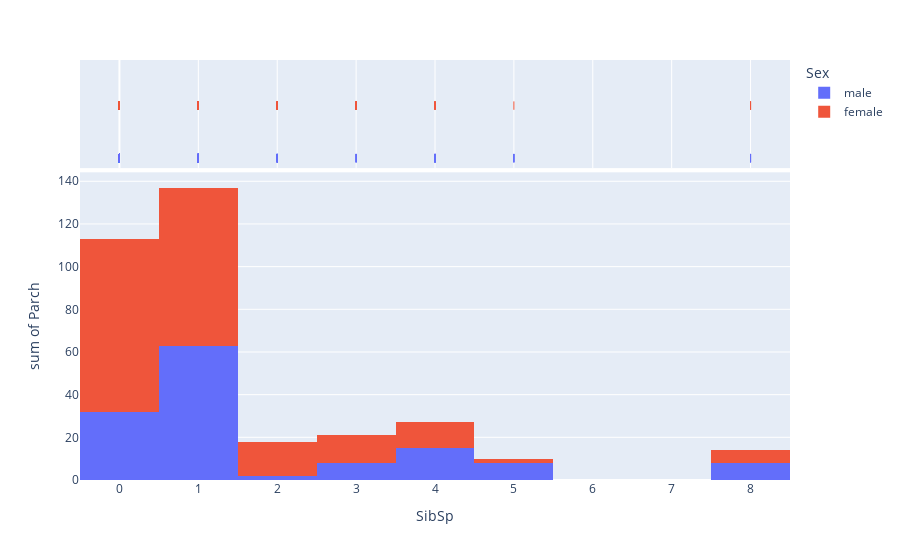

Notebook cell for this chart:
### Code cell
fig = px.histogram(df_train, x='SibSp', y='Parch', color='Sex', marginal='rug', hover_data=df_train.columns)
fig.show()

### Figure 1 — Plotly figure (JSON) as saved in the notebook; plotly's stock layout.template omitted (floating-point values rounded to 4 significant figures; data arrays with more than 128 entries replaced by an {"elided": "..."} marker saying what was removed)
{"data": [{"alignmentgroup": "True", "bingroup": "x", "histfunc": "sum", "hovertemplate": "Sex=male<br>SibSp=%{x}<br>sum of Parch=%{y}<extra></extra>", "legendgroup": "male", "marker": {"color": "#636efa", "pattern": {"shape": ""}}, "name": "male", "offsetgroup": "male", "orientation": "v", "showlegend": true, "type": "histogram", "x": {"elided": "577 int values"}, "xaxis": "x", "y": {"elided": "577 int values"}, "yaxis": "y"}, {"alignmentgroup": "True", "boxpoints": "all", "customdata": {"elided": "577x12 mixed values"}, "fillcolor": "rgba(255,255,255,0)", "hoveron": "points", "hovertemplate": "Sex=%{customdata[4]}<br>SibSp=%{x}<br>PassengerId=%{customdata[0]}<br>Survived=%{customdata[1]}<br>Pclass=%{customdata[2]}<br>Name=%{customdata[3]}<br>Age=%{customdata[5]}<br>Ticket=%{customdata[6]}<br>Fare=%{customdata[7]}<br>Cabin=%{customdata[8]}<br>Embarked=%{customdata[9]}<br>relatives=%{customdata[10]}<br>travelled_alone=%{customdata[11]}<extra></extra>", "jitter": 0, "legendgroup": "male", "line": {"color": "rgba(255,255,255,0)"}, "marker": {"color": "#636efa", "symbol": "line-ns-open"}, "name": "male", "offsetgroup": "male", "showlegend": false, "type": "box", "x": {"elided": "577 int values"}, "xaxis": "x2", "yaxis": "y2"}, {"alignmentgroup": "True", "bingroup": "x", "histfunc": "sum", "hovertemplate": "Sex=female<br>SibSp=%{x}<br>sum of Parch=%{y}<extra></extra>", "legendgroup": "female", "marker": {"color": "#EF553B", "pattern": {"shape": ""}}, "name": "female", "offsetgroup": "female", "orientation": "v", "showlegend": true, "type": "histogram", "x": {"elided": "314 int values"}, "xaxis": "x", "y": {"elided": "314 int values"}, "yaxis": "y"}, {"alignmentgroup": "True", "boxpoints": "all", "customdata": {"elided": "314x12 mixed values"}, "fillcolor": "rgba(255,255,255,0)", "hoveron": "points", "hovertemplate": "Sex=%{customdata[4]}<br>SibSp=%{x}<br>PassengerId=%{customdata[0]}<br>Survived=%{customdata[1]}<br>Pclass=%{customdata[2]}<br>Name=%{customdata[3]}<br>Age=%{customdata[5]}<br>Ticket=%{customdata[6]}<br>Fare=%{customdata[7]}<br>Cabin=%{customdata[8]}<br>Embarked=%{customdata[9]}<br>relatives=%{customdata[10]}<br>travelled_alone=%{customdata[11]}<extra></extra>", "jitter": 0, "legendgroup": "female", "line": {"color": "rgba(255,255,255,0)"}, "marker": {"color": "#EF553B", "symbol": "line-ns-open"}, "name": "female", "offsetgroup": "female", "showlegend": false, "type": "box", "x": {"elided": "314 int values"}, "xaxis": "x2", "yaxis": "y2"}], "layout": {"barmode": "relative", "legend": {"title": {"text": "Sex"}, "tracegroupgap": 0}, "margin": {"t": 60}, "xaxis": {"anchor": "y", "domain": [0, 1], "title": {"text": "SibSp"}}, "xaxis2": {"anchor": "y2", "domain": [0, 1], "matches": "x", "showgrid": true, "showticklabels": false}, "yaxis": {"anchor": "x", "domain": [0, 0.7326], "title": {"text": "sum of Parch"}}, "yaxis2": {"anchor": "x2", "domain": [0.7426, 1], "matches": "y2", "showgrid": false, "showline": false, "showticklabels": false, "ticks": ""}}}
